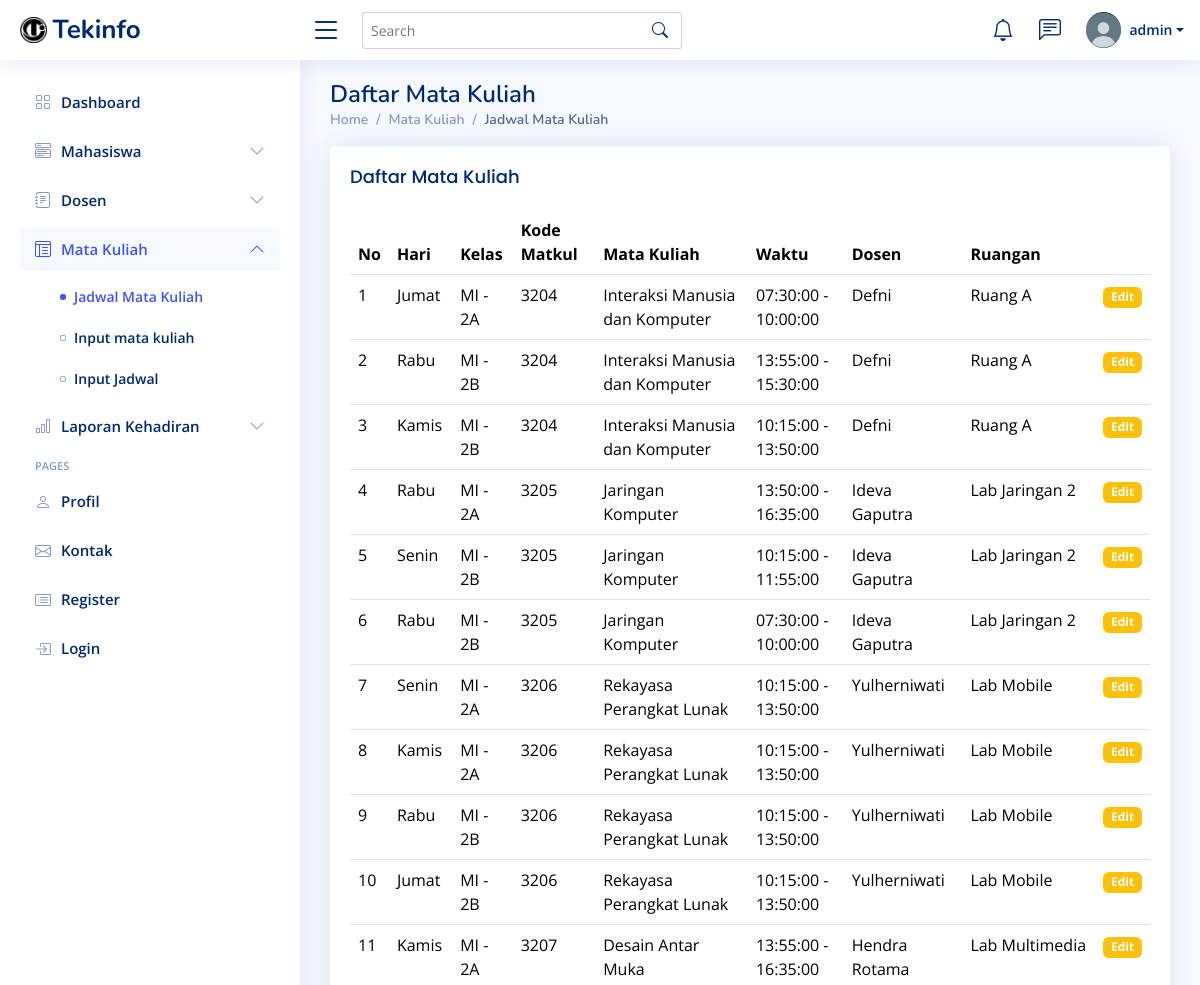
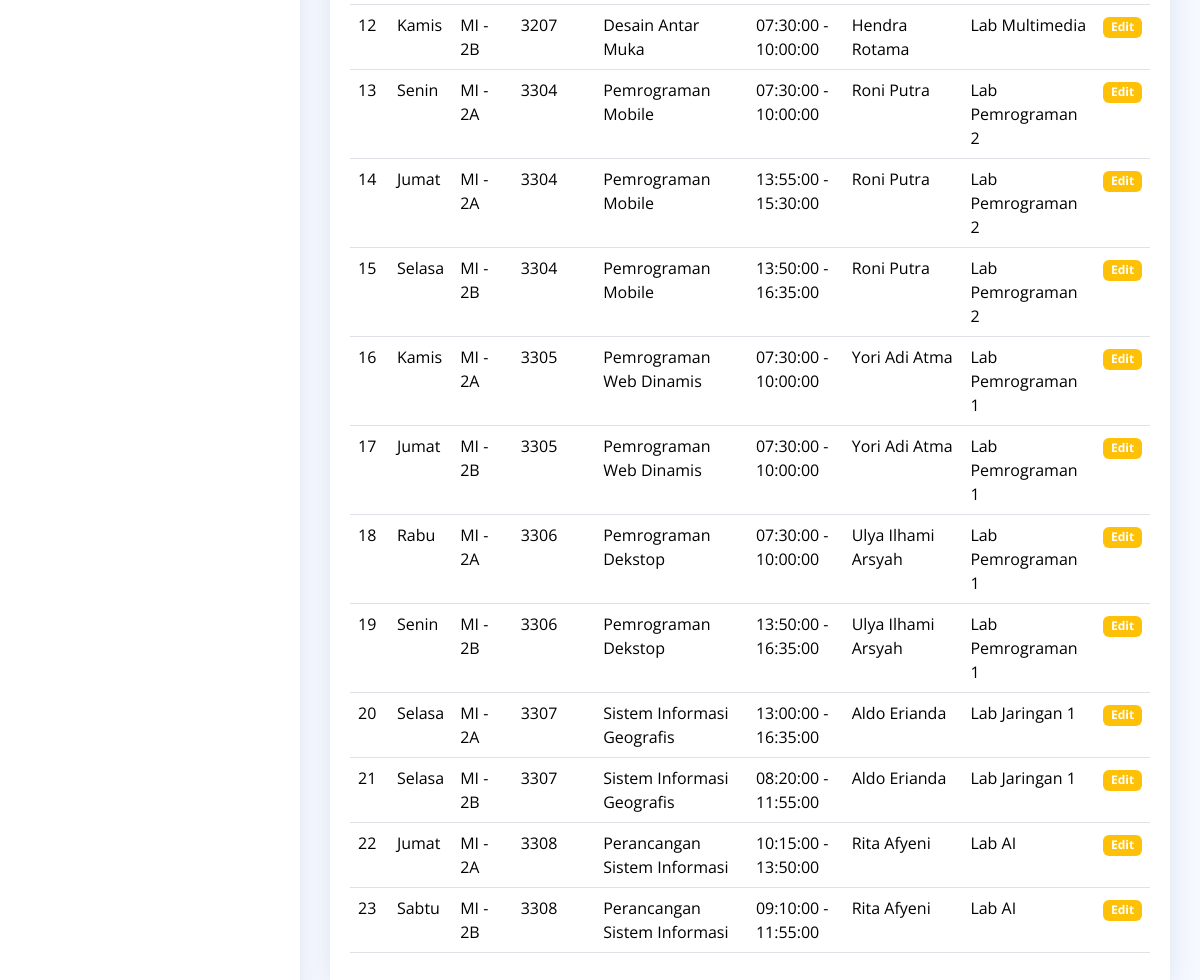
The app's page /modul/mata_kuliah/mata-kuliah.php (signed in) with its own data (2 pictures, top to bottom).
### tables this page shows
CREATE TABLE `jadwal` (
  `id` int(11) NOT NULL,
  `id_kelas` int(11) NOT NULL,
  `kode_mk` int(11) NOT NULL,
  `prodi` varchar(50) NOT NULL,
  `hari` varchar(50) NOT NULL,
  `jam_mulai` time NOT NULL,
  `jam_selesai` time NOT NULL
);

CREATE TABLE `matkul` (
  `kode_mk` int(11) NOT NULL,
  `nama_matkul` varchar(50) NOT NULL,
  `id_dosen` int(11) NOT NULL,
  `id_ruang` int(11) NOT NULL
);

CREATE TABLE `dosen` (
  `id` int(11) NOT NULL,
  `nip` varchar(50) NOT NULL,
  `nama` varchar(50) NOT NULL,
  `jenis_kelamin` enum('L','P') NOT NULL,
  `homebase` enum('TRPL','MI','TKOM') NOT NULL
);

CREATE TABLE `ruang` (
  `id` int(11) NOT NULL,
  `nama_ruang` varchar(50) NOT NULL
);

### modul/mata_kuliah/mata-kuliah.php (the view, shortened to what this page needs)
<?php
    require '../../koneksi.php';
    if ($_SESSION['level'] == 'admin'){
    $query = "SELECT
            jadwal.id,
            kelas.nama_kelas,
            matkul.kode_mk,
            matkul.nama_matkul,
            dosen.nama AS nama_dosen,
            ruang.nama_ruang,
            CONCAT(jadwal.jam_mulai, ' - ', jadwal.jam_selesai) AS waktu,
            CONCAT(jadwal.prodi, ' - ', kelas.nama_kelas) AS kelas,
            jadwal.hari
          FROM
            jadwal
          JOIN
            kelas ON jadwal.id_kelas = kelas.id
          JOIN
            matkul ON jadwal.kode_mk = matkul.kode_mk
          JOIN
            dosen ON matkul.id_dosen = dosen.id
          JOIN
            ruang ON matkul.id_ruang = ruang.id";
    }
    $result = $db->query($query);
?>
<!DOCTYPE html>
<html lang="en">
<head>
  <link href="../assets/vendor/bootstrap/css/bootstrap.min.css" rel="stylesheet">
  <link href="../assets/vendor/bootstrap-icons/bootstrap-icons.css" rel="stylesheet">
  <link href="../assets/vendor/boxicons/css/boxicons.min.css" rel="stylesheet">
  <link href="../assets/vendor/quill/quill.snow.css" rel="stylesheet">
  <link href="../assets/vendor/quill/quill.bubble.css" rel="stylesheet">
  <link href="../assets/vendor/remixicon/remixicon.css" rel="stylesheet">
  <link href="../assets/vendor/simple-datatables/style.css" rel="stylesheet">
  <link href="../assets/css/style.css" rel="stylesheet">
</head>
<body>
  <header id="header" class="header fixed-top d-flex align-items-center">
<div class="d-flex align-items-center justify-content-between">
  <a href="#" class="logo d-flex align-items-center">
    <img src="../assets/img/Logo Ti.png" alt="">
    <span class="d-none d-lg-block">Tekinfo</span>
  </a>
  <i class="bi bi-list toggle-sidebar-btn"></i>
</div>
<div class="search-bar">
  <form class="search-form d-flex align-items-center" method="POST" action="#">
    <input type="text" name="query" placeholder="Search" title="Enter search keyword">
    <button type="submit" title="Search"><i class="bi bi-search"></i></button>
  </form>
</div>
<nav class="header-nav ms-auto">
  <ul class="d-flex align-items-center">
    <li class="nav-item dropdown">
      <a class="nav-link nav-icon" href="#" data-bs-toggle="dropdown">
        <i class="bi bi-bell"></i>
      </a>
    </li>
    <li class="nav-item dropdown">
      <a class="nav-link nav-icon" href="#" data-bs-toggle="dropdown">
        <i class="bi bi-chat-left-text"></i>
      </a>
    </li>
    <li class="nav-item dropdown pe-3">
      <a class="nav-link nav-profile d-flex align-items-center pe-0" href="#" data-bs-toggle="dropdown">
        <img src="../assets/img/icon.jpg" alt="Profile" class="rounded-circle">
        <span class="d-none d-md-block dropdown-toggle ps-2"><?=   $_SESSION['nama']?></span>
      </a>
    </li>
  </ul>
</nav>
</header>
<aside id="sidebar" class="sidebar">
<ul class="sidebar-nav" id="sidebar-nav">
  <li class="nav-item">
    <a class="nav-link collapsed" href="../../index.php">
      <i class="bi bi-grid"></i>
      <span>Dashboard</span>
    </a>
  </li>
  <li class="nav-item">
    <a class="nav-link collapsed" data-bs-target="#components-nav" data-bs-toggle="collapse" href="#">
      <i class="bi bi-menu-button-wide"></i><span>Mahasiswa</span><i class="bi bi-chevron-down ms-auto"></i>
    </a>
  </li>
  <li class="nav-item">
    <a class="nav-link collapsed" data-bs-target="#forms-nav" data-bs-toggle="collapse" href="#">
      <i class="bi bi-journal-text"></i><span>Dosen</span><i class="bi bi-chevron-down ms-auto"></i>
    </a>
  </li>
  <li class="nav-item">
    <a class="nav-link " data-bs-target="#tables-nav" data-bs-toggle="collapse" href="#">
      <i class="bi bi-layout-text-window-reverse"></i><span>Mata Kuliah</span><i class="bi bi-chevron-down ms-auto"></i>
    </a>
    <ul id="tables-nav" class="nav-content collapse show" data-bs-parent="#sidebar-nav">
      <li>
        <a href="#" class="active">
          <i class="bi bi-circle"></i><span>Jadwal Mata Kuliah</span>
        </a>
      </li>
      <?php
      if ($_SESSION['level']=='admin'){
      ?>
      <li>
        <a href="input-matakuliah.php">
          <i class="bi bi-circle"></i><span>Input mata kuliah</span>
        </a>
      </li>
      <li>
        <a href="../jadwal/input_jadwal.php" >
          <i class="bi bi-circle"></i><span>Input Jadwal</span>
        </a>
      </li>
      <?php } ?>
    </ul>
  </li>
  <li class="nav-item">
        <a class="nav-link collapsed" data-bs-target="#charts-nav" data-bs-toggle="collapse" href="#">
          <i class="bi bi-bar-chart"></i><span>Laporan Kehadiran</span><i class="bi bi-chevron-down ms-auto"></i>
        </a>
      </li>
  <li class="nav-heading">Pages</li>
  <li class="nav-item">
    <a class="nav-link collapsed" href="../../profil.php">
      <i class="bi bi-person"></i>
      <span>Profil</span>
    </a>
  </li>
  <li class="nav-item">
    <a class="nav-link collapsed" href="#">
      <i class="bi bi-envelope"></i>
      <span>Kontak</span>
    </a>
  </li>
  <li class="nav-item">
    <a class="nav-link collapsed" href="../../buat-akun.php">
      <i class="bi bi-card-list"></i>
      <span>Register</span>
    </a>
  </li>
  <li class="nav-item">
    <a class="nav-link collapsed" href="../../login.php">
      <i class="bi bi-box-arrow-in-right"></i>
      <span>Login</span>
    </a>
  </li>
</ul>
</aside>
<main id="main" class="main">
    <div class="pagetitle">
      <h1 text-align="center">Daftar Mata Kuliah</h1>
      <nav>
        <ol class="breadcrumb">
          <li class="breadcrumb-item"><a href="../../index.php">Home</a></li>
          <li class="breadcrumb-item ">Mata Kuliah</li>
          <li class="breadcrumb-item active">Jadwal Mata Kuliah</li>
        </ol>
      </nav>
    </div>
    <section class="section dashboard">
      <div class="row">
      <section class="section">
      <div class="row">
        <div class="col-lg-12">
          <div class="card">
            <div class="card-body">
              <h5 class="card-title">Daftar Mata Kuliah</h5>
              <table class="table datatable">
                <thead>
                  <tr>
                    <th>No</th>
                    <th>Hari</th>
                    <th>Kelas</th>
                    <th>Kode Matkul</th>
                    <th>Mata Kuliah</th>
                    <th>Waktu</th>
                    <th>Dosen</th>
                    <th>Ruangan</th>
                    <?php
                    if ($_SESSION['level']=='admin'){
                    ?>
                    <th></th>
                    <?php } ?>
                  </tr>
                </thead>
                <tbody>
                  <?php $nomor = 1;
                  foreach ($result as $row): ?>
                    <tr>
                      <td><?= $nomor++ ?></td>
                      <td><?= $row['hari'] ?></td>
                      <td><?= $row['kelas'] ?></td>
                      <td><?= $row['kode_mk'] ?></td>
                      <td><?= $row['nama_matkul'] ?></td>
                      <td><?= $row['waktu'] ?></td>
                      <td><?= $row['nama_dosen'] ?></td>
                      <td><?= $row['nama_ruang'] ?></td>
                      <?php
                      if ($_SESSION['level']=='admin'){
                      ?>
                      <td>
                        <a class="badge bg-warning" href="edit_jadwal.php?id=<?php echo $row['id']?>">Edit</a>
                      </td>
                      <?php } ?>
                    </tr>
                  <?php endforeach; ?>
                </tbody>
              </table>
            </div>
          </div>
        </div>
      </div>
    </section>
</main>
</body>
</html>

### modul/assets/css/style.css (style rules this page uses)
:root { scroll-behavior: smooth; }
body { font-family: "Open Sans", sans-serif; background: #f6f9ff; color: #444444; }
a { color: #4154f1; text-decoration: none; }
h1, h2, h3, h4, h5, h6 { font-family: "Nunito", sans-serif; }
#main { margin-top: 60px; padding: 20px 30px; transition: all 0.3s; }
.pagetitle { margin-bottom: 10px; }
.pagetitle h1 { font-size: 24px; margin-bottom: 0; font-weight: 600; color: #012970; }
.card { margin-bottom: 30px; border: none; border-radius: 5px; box-shadow: 0px 0 30px rgba(1, 41, 112, 0.1); }
.card-title { padding: 20px 0 15px 0; font-size: 18px; font-weight: 500; color: #012970; font-family: "Poppins", sans-serif; }
.card-body { padding: 0 20px 20px 20px; }
.breadcrumb { font-size: 14px; font-family: "Nunito", sans-serif; color: #899bbd; font-weight: 600; }
.breadcrumb a { color: #899bbd; transition: 0.3s; }
.breadcrumb .breadcrumb-item::before { color: #899bbd; }
.breadcrumb .active { color: #51678f; font-weight: 600; }
.logo { line-height: 1; }
@media (min-width: 1200px) { .logo { width: 280px; } }
.logo img { max-height: 26px; margin-right: 6px; }
.logo span { font-size: 26px; font-weight: 700; color: #012970; font-family: "Nunito", sans-serif; }
.header { transition: all 0.5s; z-index: 997; height: 60px; box-shadow: 0px 2px 20px rgba(1, 41, 112, 0.1); background-color: #fff; padding-left: 20px; }
.header .toggle-sidebar-btn { font-size: 32px; padding-left: 10px; cursor: pointer; color: #012970; }
.header .search-bar { min-width: 360px; padding: 0 20px; }
.header .search-form { width: 100%; }
.header .search-form input { border: 0; font-size: 14px; color: #012970; border: 1px solid rgba(1, 41, 112, 0.2); padding: 7px 38px 7px 8px; border-radius: 3px; transition: 0.3s; width: 100%; }
.header .search-form button { border: 0; padding: 0; margin-left: -30px; background: none; }
.header .search-form button i { color: #012970; }
.header-nav ul { list-style: none; }
.header-nav>ul { margin: 0; padding: 0; }
.header-nav .nav-icon { font-size: 22px; color: #012970; margin-right: 25px; position: relative; }
.header-nav .nav-profile { color: #012970; }
.header-nav .nav-profile img { max-height: 36px; }
.header-nav .nav-profile span { font-size: 14px; font-weight: 600; }
.sidebar { position: fixed; top: 60px; left: 0; bottom: 0; width: 300px; z-index: 996; transition: all 0.3s; padding: 20px; overflow-y: auto; scrollbar-width: thin; scrollbar-color: #aab7cf transparent; box-shadow: 0px 0px 20px rgba(1, 41, 112, 0.1); background-color: #fff; }
@media (min-width: 1200px) { #main, #footer { margin-left: 300px; } }
.sidebar-nav { padding: 0; margin: 0; list-style: none; }
.sidebar-nav li { padding: 0; margin: 0; list-style: none; }
.sidebar-nav .nav-item { margin-bottom: 5px; }
.sidebar-nav .nav-heading { font-size: 11px; text-transform: uppercase; color: #899bbd; font-weight: 600; margin: 10px 0 5px 15px; }
.sidebar-nav .nav-link { display: flex; align-items: center; font-size: 15px; font-weight: 600; color: #4154f1; transition: 0.3; background: #f6f9ff; padding: 10px 15px; border-radius: 4px; }
.sidebar-nav .nav-link i { font-size: 16px; margin-right: 10px; color: #4154f1; }
.sidebar-nav .nav-link.collapsed { color: #012970; background: #fff; }
.sidebar-nav .nav-link.collapsed i { color: #899bbd; }
.sidebar-nav .nav-link .bi-chevron-down { margin-right: 0; transition: transform 0.2s ease-in-out; }
.sidebar-nav .nav-link:not(.collapsed) .bi-chevron-down { transform: rotate(180deg); }
.sidebar-nav .nav-content { padding: 5px 0 0 0; margin: 0; list-style: none; }
.sidebar-nav .nav-content a { display: flex; align-items: center; font-size: 14px; font-weight: 600; color: #012970; transition: 0.3; padding: 10px 0 10px 40px; transition: 0.3s; }
.sidebar-nav .nav-content a i { font-size: 6px; margin-right: 8px; line-height: 0; border-radius: 50%; }
.sidebar-nav .nav-content a:hover, .sidebar-nav .nav-content a.active { color: #4154f1; }
.sidebar-nav .nav-content a.active i { background-color: #4154f1; }

### records on screen
jadwal: hari "Jumat", kelas "MI - 2A", kode_mk.kode_mk "3204", kode_mk.nama_matkul "Interaksi Manusia dan Komputer", waktu "07:30:00 - 10:00:00", dosen.nama "Defni", ruang.nama_ruang "Ruang A"
jadwal: hari "Rabu", kelas "MI - 2B", kode_mk.kode_mk "3204", kode_mk.nama_matkul "Interaksi Manusia dan Komputer", waktu "13:55:00 - 15:30:00", dosen.nama "Defni", ruang.nama_ruang "Ruang A"
jadwal: hari "Kamis", kelas "MI - 2B", kode_mk.kode_mk "3204", kode_mk.nama_matkul "Interaksi Manusia dan Komputer", waktu "10:15:00 - 13:50:00", dosen.nama "Defni", ruang.nama_ruang "Ruang A"
jadwal: hari "Rabu", kelas "MI - 2A", kode_mk.kode_mk "3205", kode_mk.nama_matkul "Jaringan Komputer", waktu "13:50:00 - 16:35:00", dosen.nama "Ideva Gaputra", ruang.nama_ruang "Lab Jaringan 2"
jadwal: hari "Senin", kelas "MI - 2B", kode_mk.kode_mk "3205", kode_mk.nama_matkul "Jaringan Komputer", waktu "10:15:00 - 11:55:00", dosen.nama "Ideva Gaputra", ruang.nama_ruang "Lab Jaringan 2"
jadwal: hari "Rabu", kelas "MI - 2B", kode_mk.kode_mk "3205", kode_mk.nama_matkul "Jaringan Komputer", waktu "07:30:00 - 10:00:00", dosen.nama "Ideva Gaputra", ruang.nama_ruang "Lab Jaringan 2"
jadwal: hari "Senin", kelas "MI - 2A", kode_mk.kode_mk "3206", kode_mk.nama_matkul "Rekayasa Perangkat Lunak", waktu "10:15:00 - 13:50:00", dosen.nama "Yulherniwati", ruang.nama_ruang "Lab Mobile"
jadwal: hari "Kamis", kelas "MI - 2A", kode_mk.kode_mk "3206", kode_mk.nama_matkul "Rekayasa Perangkat Lunak", waktu "10:15:00 - 13:50:00", dosen.nama "Yulherniwati", ruang.nama_ruang "Lab Mobile"
jadwal: hari "Rabu", kelas "MI - 2B", kode_mk.kode_mk "3206", kode_mk.nama_matkul "Rekayasa Perangkat Lunak", waktu "10:15:00 - 13:50:00", dosen.nama "Yulherniwati", ruang.nama_ruang "Lab Mobile"
jadwal: hari "Jumat", kelas "MI - 2B", kode_mk.kode_mk "3206", kode_mk.nama_matkul "Rekayasa Perangkat Lunak", waktu "10:15:00 - 13:50:00", dosen.nama "Yulherniwati", ruang.nama_ruang "Lab Mobile"
jadwal: hari "Kamis", kelas "MI - 2A", kode_mk.kode_mk "3207", kode_mk.nama_matkul "Desain Antar Muka", waktu "13:55:00 - 16:35:00", dosen.nama "Hendra Rotama", ruang.nama_ruang "Lab Multimedia"
jadwal: hari "Kamis", kelas "MI - 2B", kode_mk.kode_mk "3207", kode_mk.nama_matkul "Desain Antar Muka", waktu "07:30:00 - 10:00:00", dosen.nama "Hendra Rotama", ruang.nama_ruang "Lab Multimedia"
jadwal: hari "Senin", kelas "MI - 2A", kode_mk.kode_mk "3304", kode_mk.nama_matkul "Pemrograman Mobile", waktu "07:30:00 - 10:00:00", dosen.nama "Roni Putra", ruang.nama_ruang "Lab Pemrograman 2"
jadwal: hari "Jumat", kelas "MI - 2A", kode_mk.kode_mk "3304", kode_mk.nama_matkul "Pemrograman Mobile", waktu "13:55:00 - 15:30:00", dosen.nama "Roni Putra", ruang.nama_ruang "Lab Pemrograman 2"
jadwal: hari "Selasa", kelas "MI - 2B", kode_mk.kode_mk "3304", kode_mk.nama_matkul "Pemrograman Mobile", waktu "13:50:00 - 16:35:00", dosen.nama "Roni Putra", ruang.nama_ruang "Lab Pemrograman 2"
jadwal: hari "Kamis", kelas "MI - 2A", kode_mk.kode_mk "3305", kode_mk.nama_matkul "Pemrograman Web Dinamis", waktu "07:30:00 - 10:00:00", dosen.nama "Yori Adi Atma", ruang.nama_ruang "Lab Pemrograman 1"
jadwal: hari "Jumat", kelas "MI - 2B", kode_mk.kode_mk "3305", kode_mk.nama_matkul "Pemrograman Web Dinamis", waktu "07:30:00 - 10:00:00", dosen.nama "Yori Adi Atma", ruang.nama_ruang "Lab Pemrograman 1"
jadwal: hari "Rabu", kelas "MI - 2A", kode_mk.kode_mk "3306", kode_mk.nama_matkul "Pemrograman Dekstop", waktu "07:30:00 - 10:00:00", dosen.nama "Ulya Ilhami Arsyah", ruang.nama_ruang "Lab Pemrograman 1"
jadwal: hari "Senin", kelas "MI - 2B", kode_mk.kode_mk "3306", kode_mk.nama_matkul "Pemrograman Dekstop", waktu "13:50:00 - 16:35:00", dosen.nama "Ulya Ilhami Arsyah", ruang.nama_ruang "Lab Pemrograman 1"
jadwal: hari "Selasa", kelas "MI - 2A", kode_mk.kode_mk "3307", kode_mk.nama_matkul "Sistem Informasi Geografis", waktu "13:00:00 - 16:35:00", dosen.nama "Aldo Erianda", ruang.nama_ruang "Lab Jaringan 1"
jadwal: hari "Selasa", kelas "MI - 2B", kode_mk.kode_mk "3307", kode_mk.nama_matkul "Sistem Informasi Geografis", waktu "08:20:00 - 11:55:00", dosen.nama "Aldo Erianda", ruang.nama_ruang "Lab Jaringan 1"
jadwal: hari "Jumat", kelas "MI - 2A", kode_mk.kode_mk "3308", kode_mk.nama_matkul "Perancangan Sistem Informasi", waktu "10:15:00 - 13:50:00", dosen.nama "Rita Afyeni", ruang.nama_ruang "Lab AI"
jadwal: hari "Sabtu", kelas "MI - 2B", kode_mk.kode_mk "3308", kode_mk.nama_matkul "Perancangan Sistem Informasi", waktu "09:10:00 - 11:55:00", dosen.nama "Rita Afyeni", ruang.nama_ruang "Lab AI"

### other values on screen
$_SESSION['nama'] "admin"
